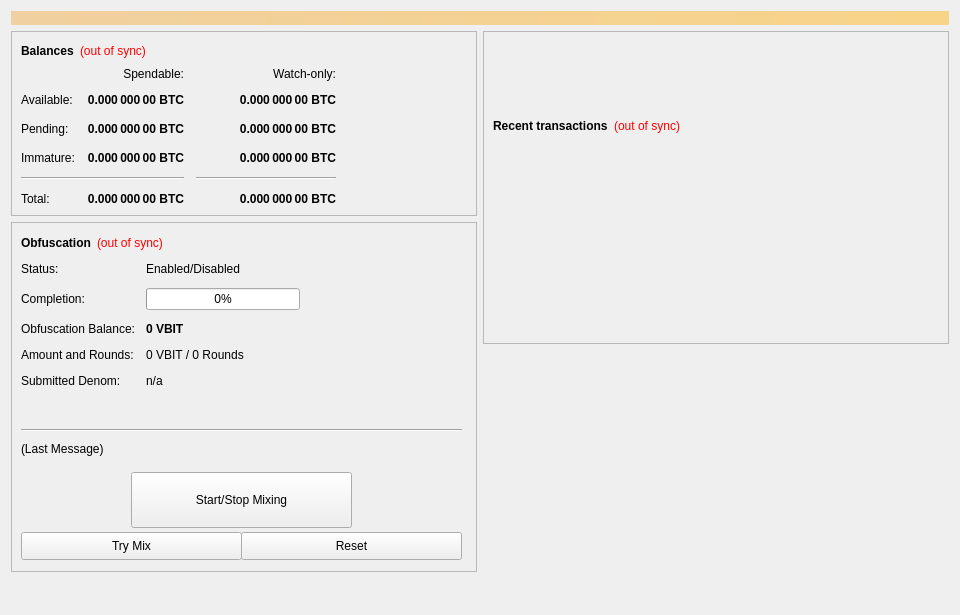
<?xml version="1.0" encoding="UTF-8"?>
<ui version="4.0">
 <class>OverviewPage</class>
 <widget class="QWidget" name="OverviewPage">
  <property name="geometry">
   <rect>
    <x>0</x>
    <y>0</y>
    <width>960</width>
    <height>615</height>
   </rect>
  </property>
  <property name="minimumSize">
   <size>
    <width>960</width>
    <height>0</height>
   </size>
  </property>
  <property name="windowTitle">
   <string>Form</string>
  </property>
  <layout class="QVBoxLayout" name="topLayout">
   <item>
    <widget class="QLabel" name="labelAlerts">
     <property name="visible">
      <bool>false</bool>
     </property>
     <property name="styleSheet">
      <string notr="true">background-color: qlineargradient(x1: 0, y1: 0, x2: 1, y2: 0, stop:0 #F0D0A0, stop:1 #F8D488); color:#000000;</string>
     </property>
     <property name="wordWrap">
      <bool>true</bool>
     </property>
     <property name="margin">
      <number>3</number>
     </property>
    </widget>
   </item>
   <item>
    <layout class="QHBoxLayout" name="horizontalLayout" stretch="1,1">
     <item>
      <layout class="QVBoxLayout" name="verticalLayout_2">
       <item>
        <widget class="QFrame" name="frame">
         <property name="frameShape">
          <enum>QFrame::StyledPanel</enum>
         </property>
         <property name="frameShadow">
          <enum>QFrame::Raised</enum>
         </property>
         <layout class="QVBoxLayout" name="verticalLayout_4">
          <item>
           <layout class="QHBoxLayout" name="horizontalLayout_4">
            <item>
             <widget class="QLabel" name="label_5">
              <property name="font">
               <font>
                <weight>75</weight>
                <bold>true</bold>
               </font>
              </property>
              <property name="text">
               <string>Balances</string>
              </property>
             </widget>
            </item>
            <item>
             <widget class="QLabel" name="labelWalletStatus">
              <property name="cursor">
               <cursorShape>WhatsThisCursor</cursorShape>
              </property>
              <property name="toolTip">
               <string>The displayed information may be out of date. Your wallet automatically synchronizes with the VBIT network after a connection is established, but this process has not completed yet.</string>
              </property>
              <property name="styleSheet">
               <string notr="true">QLabel { color: red; }</string>
              </property>
              <property name="text">
               <string notr="true">(out of sync)</string>
              </property>
              <property name="alignment">
               <set>Qt::AlignLeading|Qt::AlignLeft|Qt::AlignVCenter</set>
              </property>
             </widget>
            </item>
            <item>
             <spacer name="horizontalSpacer_3">
              <property name="orientation">
               <enum>Qt::Horizontal</enum>
              </property>
              <property name="sizeHint" stdset="0">
               <size>
                <width>40</width>
                <height>20</height>
               </size>
              </property>
             </spacer>
            </item>
           </layout>
          </item>
          <item>
           <layout class="QGridLayout" name="gridLayout">
            <property name="spacing">
             <number>12</number>
            </property>
            <item row="2" column="2">
             <widget class="QLabel" name="labelWatchPending">
              <property name="font">
               <font>
                <weight>75</weight>
                <bold>true</bold>
               </font>
              </property>
              <property name="cursor">
               <cursorShape>IBeamCursor</cursorShape>
              </property>
              <property name="toolTip">
               <string>Unconfirmed transactions to watch-only addresses</string>
              </property>
              <property name="text">
               <string notr="true">0.000 000 00 BTC</string>
              </property>
              <property name="alignment">
               <set>Qt::AlignRight|Qt::AlignTrailing|Qt::AlignVCenter</set>
              </property>
              <property name="textInteractionFlags">
               <set>Qt::LinksAccessibleByMouse|Qt::TextSelectableByKeyboard|Qt::TextSelectableByMouse</set>
              </property>
             </widget>
            </item>
            <item row="2" column="1">
             <widget class="QLabel" name="labelUnconfirmed">
              <property name="font">
               <font>
                <weight>75</weight>
                <bold>true</bold>
               </font>
              </property>
              <property name="cursor">
               <cursorShape>IBeamCursor</cursorShape>
              </property>
              <property name="toolTip">
               <string>Total of transactions that have yet to be confirmed, and do not yet count toward the spendable balance</string>
              </property>
              <property name="text">
               <string notr="true">0.000 000 00 BTC</string>
              </property>
              <property name="alignment">
               <set>Qt::AlignRight|Qt::AlignTrailing|Qt::AlignVCenter</set>
              </property>
              <property name="textInteractionFlags">
               <set>Qt::LinksAccessibleByMouse|Qt::TextSelectableByKeyboard|Qt::TextSelectableByMouse</set>
              </property>
             </widget>
            </item>
            <item row="3" column="2">
             <widget class="QLabel" name="labelWatchImmature">
              <property name="font">
               <font>
                <weight>75</weight>
                <bold>true</bold>
               </font>
              </property>
              <property name="cursor">
               <cursorShape>IBeamCursor</cursorShape>
              </property>
              <property name="toolTip">
               <string>Staked or masternode rewards in watch-only addresses that has not yet matured</string>
              </property>
              <property name="text">
               <string notr="true">0.000 000 00 BTC</string>
              </property>
              <property name="alignment">
               <set>Qt::AlignRight|Qt::AlignTrailing|Qt::AlignVCenter</set>
              </property>
              <property name="textInteractionFlags">
               <set>Qt::LinksAccessibleByMouse|Qt::TextSelectableByKeyboard|Qt::TextSelectableByMouse</set>
              </property>
             </widget>
            </item>
            <item row="4" column="0" colspan="2">
             <widget class="Line" name="lineSpendableBalance">
              <property name="orientation">
               <enum>Qt::Horizontal</enum>
              </property>
             </widget>
            </item>
            <item row="4" column="2">
             <widget class="Line" name="lineWatchBalance">
              <property name="sizePolicy">
               <sizepolicy hsizetype="Preferred" vsizetype="Fixed">
                <horstretch>0</horstretch>
                <verstretch>0</verstretch>
               </sizepolicy>
              </property>
              <property name="minimumSize">
               <size>
                <width>140</width>
                <height>0</height>
               </size>
              </property>
              <property name="orientation">
               <enum>Qt::Horizontal</enum>
              </property>
             </widget>
            </item>
            <item row="5" column="0">
             <widget class="QLabel" name="labelTotalText">
              <property name="text">
               <string>Total:</string>
              </property>
             </widget>
            </item>
            <item row="3" column="1">
             <widget class="QLabel" name="labelImmature">
              <property name="font">
               <font>
                <weight>75</weight>
                <bold>true</bold>
               </font>
              </property>
              <property name="cursor">
               <cursorShape>IBeamCursor</cursorShape>
              </property>
              <property name="toolTip">
               <string>Staked or masternode rewards that has not yet matured</string>
              </property>
              <property name="text">
               <string notr="true">0.000 000 00 BTC</string>
              </property>
              <property name="alignment">
               <set>Qt::AlignRight|Qt::AlignTrailing|Qt::AlignVCenter</set>
              </property>
              <property name="textInteractionFlags">
               <set>Qt::LinksAccessibleByMouse|Qt::TextSelectableByKeyboard|Qt::TextSelectableByMouse</set>
              </property>
             </widget>
            </item>
            <item row="2" column="3">
             <spacer name="horizontalSpacer_2">
              <property name="orientation">
               <enum>Qt::Horizontal</enum>
              </property>
              <property name="sizeHint" stdset="0">
               <size>
                <width>40</width>
                <height>20</height>
               </size>
              </property>
             </spacer>
            </item>
            <item row="3" column="0">
             <widget class="QLabel" name="labelImmatureText">
              <property name="text">
               <string>Immature:</string>
              </property>
             </widget>
            </item>
            <item row="5" column="1">
             <widget class="QLabel" name="labelTotal">
              <property name="font">
               <font>
                <weight>75</weight>
                <bold>true</bold>
               </font>
              </property>
              <property name="cursor">
               <cursorShape>IBeamCursor</cursorShape>
              </property>
              <property name="toolTip">
               <string>Your current total balance</string>
              </property>
              <property name="text">
               <string notr="true">0.000 000 00 BTC</string>
              </property>
              <property name="alignment">
               <set>Qt::AlignRight|Qt::AlignTrailing|Qt::AlignVCenter</set>
              </property>
              <property name="textInteractionFlags">
               <set>Qt::LinksAccessibleByMouse|Qt::TextSelectableByKeyboard|Qt::TextSelectableByMouse</set>
              </property>
             </widget>
            </item>
            <item row="5" column="2">
             <widget class="QLabel" name="labelWatchTotal">
              <property name="font">
               <font>
                <weight>75</weight>
                <bold>true</bold>
               </font>
              </property>
              <property name="cursor">
               <cursorShape>IBeamCursor</cursorShape>
              </property>
              <property name="toolTip">
               <string>Current total balance in watch-only addresses</string>
              </property>
              <property name="text">
               <string notr="true">0.000 000 00 BTC</string>
              </property>
              <property name="alignment">
               <set>Qt::AlignRight|Qt::AlignTrailing|Qt::AlignVCenter</set>
              </property>
              <property name="textInteractionFlags">
               <set>Qt::LinksAccessibleByMouse|Qt::TextSelectableByKeyboard|Qt::TextSelectableByMouse</set>
              </property>
             </widget>
            </item>
            <item row="0" column="2">
             <widget class="QLabel" name="labelWatchonly">
              <property name="text">
               <string>Watch-only:</string>
              </property>
              <property name="alignment">
               <set>Qt::AlignRight|Qt::AlignTrailing|Qt::AlignVCenter</set>
              </property>
             </widget>
            </item>
            <item row="1" column="0">
             <widget class="QLabel" name="labelBalanceText">
              <property name="text">
               <string>Available:</string>
              </property>
             </widget>
            </item>
            <item row="1" column="1">
             <widget class="QLabel" name="labelBalance">
              <property name="font">
               <font>
                <weight>75</weight>
                <bold>true</bold>
               </font>
              </property>
              <property name="cursor">
               <cursorShape>IBeamCursor</cursorShape>
              </property>
              <property name="toolTip">
               <string>Your current spendable balance</string>
              </property>
              <property name="text">
               <string notr="true">0.000 000 00 BTC</string>
              </property>
              <property name="alignment">
               <set>Qt::AlignRight|Qt::AlignTrailing|Qt::AlignVCenter</set>
              </property>
              <property name="textInteractionFlags">
               <set>Qt::LinksAccessibleByMouse|Qt::TextSelectableByKeyboard|Qt::TextSelectableByMouse</set>
              </property>
             </widget>
            </item>
            <item row="1" column="2">
             <widget class="QLabel" name="labelWatchAvailable">
              <property name="font">
               <font>
                <weight>75</weight>
                <bold>true</bold>
               </font>
              </property>
              <property name="cursor">
               <cursorShape>IBeamCursor</cursorShape>
              </property>
              <property name="toolTip">
               <string>Your current balance in watch-only addresses</string>
              </property>
              <property name="text">
               <string notr="true">0.000 000 00 BTC</string>
              </property>
              <property name="alignment">
               <set>Qt::AlignRight|Qt::AlignTrailing|Qt::AlignVCenter</set>
              </property>
              <property name="textInteractionFlags">
               <set>Qt::LinksAccessibleByMouse|Qt::TextSelectableByKeyboard|Qt::TextSelectableByMouse</set>
              </property>
             </widget>
            </item>
            <item row="2" column="0">
             <widget class="QLabel" name="labelPendingText">
              <property name="text">
               <string>Pending:</string>
              </property>
             </widget>
            </item>
            <item row="0" column="1">
             <widget class="QLabel" name="labelSpendable">
              <property name="text">
               <string>Spendable:</string>
              </property>
              <property name="alignment">
               <set>Qt::AlignRight|Qt::AlignTrailing|Qt::AlignVCenter</set>
              </property>
             </widget>
            </item>
           </layout>
          </item>
         </layout>
        </widget>
       </item>
       <item>
        <widget class="QFrame" name="frameObfuscation">
         <property name="minimumSize">
          <size>
           <width>0</width>
           <height>350</height>
          </size>
         </property>
         <property name="layoutDirection">
          <enum>Qt::LeftToRight</enum>
         </property>
         <property name="frameShape">
          <enum>QFrame::StyledPanel</enum>
         </property>
         <property name="frameShadow">
          <enum>QFrame::Raised</enum>
         </property>
         <widget class="QWidget" name="formLayoutWidget">
          <property name="geometry">
           <rect>
            <x>10</x>
            <y>40</y>
            <width>451</width>
            <height>161</height>
           </rect>
          </property>
          <layout class="QFormLayout" name="formLayout">
           <property name="fieldGrowthPolicy">
            <enum>QFormLayout::AllNonFixedFieldsGrow</enum>
           </property>
           <property name="horizontalSpacing">
            <number>11</number>
           </property>
           <property name="verticalSpacing">
            <number>12</number>
           </property>
           <item row="0" column="0">
            <widget class="QLabel" name="label_6">
             <property name="text">
              <string>Status:</string>
             </property>
            </widget>
           </item>
           <item row="1" column="0">
            <widget class="QLabel" name="label_7">
             <property name="text">
              <string>Completion:</string>
             </property>
            </widget>
           </item>
           <item row="1" column="1">
            <widget class="QProgressBar" name="obfuscationProgress">
             <property name="maximumSize">
              <size>
               <width>154</width>
               <height>16777215</height>
              </size>
             </property>
             <property name="value">
              <number>0</number>
             </property>
            </widget>
           </item>
           <item row="2" column="0">
            <widget class="QLabel" name="labelAnonymizedText">
             <property name="text">
              <string>Obfuscation Balance:</string>
             </property>
            </widget>
           </item>
           <item row="2" column="1">
            <widget class="QLabel" name="labelAnonymized">
             <property name="font">
              <font>
               <weight>75</weight>
               <bold>true</bold>
              </font>
             </property>
             <property name="text">
              <string notr="true">0 VBIT</string>
             </property>
            </widget>
           </item>
           <item row="3" column="0">
            <widget class="QLabel" name="label_8">
             <property name="text">
              <string>Amount and Rounds:</string>
             </property>
            </widget>
           </item>
           <item row="3" column="1">
            <widget class="QLabel" name="labelAmountRounds">
             <property name="text">
              <string>0 VBIT / 0 Rounds</string>
             </property>
            </widget>
           </item>
           <item row="4" column="0">
            <widget class="QLabel" name="label_9">
             <property name="text">
              <string>Submitted Denom:</string>
             </property>
            </widget>
           </item>
           <item row="4" column="1">
            <widget class="QLabel" name="labelSubmittedDenom">
             <property name="toolTip">
              <string>The denominations you submitted to the Masternode.&lt;br&gt;To mix, other users must submit the exact same denominations.</string>
             </property>
             <property name="text">
              <string>n/a</string>
             </property>
            </widget>
           </item>
           <item row="0" column="1">
            <widget class="QLabel" name="obfuscationEnabled">
             <property name="text">
              <string>Enabled/Disabled</string>
             </property>
            </widget>
           </item>
          </layout>
         </widget>
         <widget class="QPushButton" name="runAutoDenom">
          <property name="geometry">
           <rect>
            <x>251</x>
            <y>17</y>
            <width>1</width>
            <height>1</height>
           </rect>
          </property>
          <property name="palette">
           <palette>
            <active>
             <colorrole role="WindowText">
              <brush brushstyle="SolidPattern">
               <color alpha="255">
                <red>0</red>
                <green>0</green>
                <blue>0</blue>
               </color>
              </brush>
             </colorrole>
             <colorrole role="Button">
              <brush brushstyle="SolidPattern">
               <color alpha="255">
                <red>239</red>
                <green>238</green>
                <blue>238</blue>
               </color>
              </brush>
             </colorrole>
             <colorrole role="Light">
              <brush brushstyle="SolidPattern">
               <color alpha="255">
                <red>255</red>
                <green>255</green>
                <blue>255</blue>
               </color>
              </brush>
             </colorrole>
             <colorrole role="Midlight">
              <brush brushstyle="SolidPattern">
               <color alpha="255">
                <red>247</red>
                <green>246</green>
                <blue>246</blue>
               </color>
              </brush>
             </colorrole>
             <colorrole role="Dark">
              <brush brushstyle="SolidPattern">
               <color alpha="255">
                <red>119</red>
                <green>119</green>
                <blue>119</blue>
               </color>
              </brush>
             </colorrole>
             <colorrole role="Mid">
              <brush brushstyle="SolidPattern">
               <color alpha="255">
                <red>159</red>
                <green>159</green>
                <blue>159</blue>
               </color>
              </brush>
             </colorrole>
             <colorrole role="Text">
              <brush brushstyle="SolidPattern">
               <color alpha="255">
                <red>0</red>
                <green>0</green>
                <blue>0</blue>
               </color>
              </brush>
             </colorrole>
             <colorrole role="BrightText">
              <brush brushstyle="SolidPattern">
               <color alpha="255">
                <red>255</red>
                <green>255</green>
                <blue>255</blue>
               </color>
              </brush>
             </colorrole>
             <colorrole role="ButtonText">
              <brush brushstyle="SolidPattern">
               <color alpha="255">
                <red>0</red>
                <green>0</green>
                <blue>0</blue>
               </color>
              </brush>
             </colorrole>
             <colorrole role="Base">
              <brush brushstyle="SolidPattern">
               <color alpha="255">
                <red>255</red>
                <green>255</green>
                <blue>255</blue>
               </color>
              </brush>
             </colorrole>
             <colorrole role="Window">
              <brush brushstyle="SolidPattern">
               <color alpha="255">
                <red>239</red>
                <green>238</green>
                <blue>238</blue>
               </color>
              </brush>
             </colorrole>
             <colorrole role="Shadow">
              <brush brushstyle="SolidPattern">
               <color alpha="255">
                <red>0</red>
                <green>0</green>
                <blue>0</blue>
               </color>
              </brush>
             </colorrole>
             <colorrole role="AlternateBase">
              <brush brushstyle="SolidPattern">
               <color alpha="255">
                <red>247</red>
                <green>246</green>
                <blue>246</blue>
               </color>
              </brush>
             </colorrole>
             <colorrole role="ToolTipBase">
              <brush brushstyle="SolidPattern">
               <color alpha="255">
                <red>255</red>
                <green>255</green>
                <blue>220</blue>
               </color>
              </brush>
             </colorrole>
             <colorrole role="ToolTipText">
              <brush brushstyle="SolidPattern">
               <color alpha="255">
                <red>0</red>
                <green>0</green>
                <blue>0</blue>
               </color>
              </brush>
             </colorrole>
            </active>
            <inactive>
             <colorrole role="WindowText">
              <brush brushstyle="SolidPattern">
               <color alpha="255">
                <red>0</red>
                <green>0</green>
                <blue>0</blue>
               </color>
              </brush>
             </colorrole>
             <colorrole role="Button">
              <brush brushstyle="SolidPattern">
               <color alpha="255">
                <red>239</red>
                <green>238</green>
                <blue>238</blue>
               </color>
              </brush>
             </colorrole>
             <colorrole role="Light">
              <brush brushstyle="SolidPattern">
               <color alpha="255">
                <red>255</red>
                <green>255</green>
                <blue>255</blue>
               </color>
              </brush>
             </colorrole>
             <colorrole role="Midlight">
              <brush brushstyle="SolidPattern">
               <color alpha="255">
                <red>247</red>
                <green>246</green>
                <blue>246</blue>
               </color>
              </brush>
             </colorrole>
             <colorrole role="Dark">
              <brush brushstyle="SolidPattern">
               <color alpha="255">
                <red>119</red>
                <green>119</green>
                <blue>119</blue>
               </color>
              </brush>
             </colorrole>
             <colorrole role="Mid">
              <brush brushstyle="SolidPattern">
               <color alpha="255">
                <red>159</red>
                <green>159</green>
                <blue>159</blue>
               </color>
              </brush>
             </colorrole>
             <colorrole role="Text">
              <brush brushstyle="SolidPattern">
               <color alpha="255">
                <red>0</red>
                <green>0</green>
                <blue>0</blue>
               </color>
              </brush>
             </colorrole>
             <colorrole role="BrightText">
              <brush brushstyle="SolidPattern">
               <color alpha="255">
                <red>255</red>
                <green>255</green>
                <blue>255</blue>
               </color>
              </brush>
             </colorrole>
             <colorrole role="ButtonText">
              <brush brushstyle="SolidPattern">
               <color alpha="255">
                <red>0</red>
                <green>0</green>
                <blue>0</blue>
               </color>
              </brush>
             </colorrole>
             <colorrole role="Base">
              <brush brushstyle="SolidPattern">
               <color alpha="255">
                <red>255</red>
                <green>255</green>
                <blue>255</blue>
               </color>
              </brush>
             </colorrole>
             <colorrole role="Window">
              <brush brushstyle="SolidPattern">
               <color alpha="255">
                <red>239</red>
                <green>238</green>
                <blue>238</blue>
               </color>
              </brush>
             </colorrole>
             <colorrole role="Shadow">
              <brush brushstyle="SolidPattern">
               <color alpha="255">
                <red>0</red>
                <green>0</green>
                <blue>0</blue>
               </color>
              </brush>
             </colorrole>
             <colorrole role="AlternateBase">
              <brush brushstyle="SolidPattern">
               <color alpha="255">
                <red>247</red>
                <green>246</green>
                <blue>246</blue>
               </color>
              </brush>
             </colorrole>
             <colorrole role="ToolTipBase">
              <brush brushstyle="SolidPattern">
               <color alpha="255">
                <red>255</red>
                <green>255</green>
                <blue>220</blue>
               </color>
              </brush>
             </colorrole>
             <colorrole role="ToolTipText">
              <brush brushstyle="SolidPattern">
               <color alpha="255">
                <red>0</red>
                <green>0</green>
                <blue>0</blue>
               </color>
              </brush>
             </colorrole>
            </inactive>
            <disabled>
             <colorrole role="WindowText">
              <brush brushstyle="SolidPattern">
               <color alpha="255">
                <red>119</red>
                <green>119</green>
                <blue>119</blue>
               </color>
              </brush>
             </colorrole>
             <colorrole role="Button">
              <brush brushstyle="SolidPattern">
               <color alpha="255">
                <red>239</red>
                <green>238</green>
                <blue>238</blue>
               </color>
              </brush>
             </colorrole>
             <colorrole role="Light">
              <brush brushstyle="SolidPattern">
               <color alpha="255">
                <red>255</red>
                <green>255</green>
                <blue>255</blue>
               </color>
              </brush>
             </colorrole>
             <colorrole role="Midlight">
              <brush brushstyle="SolidPattern">
               <color alpha="255">
                <red>247</red>
                <green>246</green>
                <blue>246</blue>
               </color>
              </brush>
             </colorrole>
             <colorrole role="Dark">
              <brush brushstyle="SolidPattern">
               <color alpha="255">
                <red>119</red>
                <green>119</green>
                <blue>119</blue>
               </color>
              </brush>
             </colorrole>
             <colorrole role="Mid">
              <brush brushstyle="SolidPattern">
               <color alpha="255">
                <red>159</red>
                <green>159</green>
                <blue>159</blue>
               </color>
              </brush>
             </colorrole>
             <colorrole role="Text">
              <brush brushstyle="SolidPattern">
               <color alpha="255">
                <red>119</red>
                <green>119</green>
                <blue>119</blue>
               </color>
              </brush>
             </colorrole>
             <colorrole role="BrightText">
              <brush brushstyle="SolidPattern">
               <color alpha="255">
                <red>255</red>
                <green>255</green>
                <blue>255</blue>
               </color>
              </brush>
             </colorrole>
             <colorrole role="ButtonText">
              <brush brushstyle="SolidPattern">
               <color alpha="255">
                <red>119</red>
                <green>119</green>
                <blue>119</blue>
               </color>
              </brush>
             </colorrole>
             <colorrole role="Base">
              <brush brushstyle="SolidPattern">
               <color alpha="255">
                <red>239</red>
                <green>238</green>
                <blue>238</blue>
               </color>
              </brush>
             </colorrole>
             <colorrole role="Window">
              <brush brushstyle="SolidPattern">
               <color alpha="255">
                <red>239</red>
                <green>238</green>
                <blue>238</blue>
               </color>
              </brush>
             </colorrole>
             <colorrole role="Shadow">
              <brush brushstyle="SolidPattern">
               <color alpha="255">
                <red>0</red>
                <green>0</green>
                <blue>0</blue>
               </color>
              </brush>
             </colorrole>
             <colorrole role="AlternateBase">
              <brush brushstyle="SolidPattern">
               <color alpha="255">
                <red>239</red>
                <green>238</green>
                <blue>238</blue>
               </color>
              </brush>
             </colorrole>
             <colorrole role="ToolTipBase">
              <brush brushstyle="SolidPattern">
               <color alpha="255">
                <red>255</red>
                <green>255</green>
                <blue>220</blue>
               </color>
              </brush>
             </colorrole>
             <colorrole role="ToolTipText">
              <brush brushstyle="SolidPattern">
               <color alpha="255">
                <red>0</red>
                <green>0</green>
                <blue>0</blue>
               </color>
              </brush>
             </colorrole>
            </disabled>
           </palette>
          </property>
          <property name="focusPolicy">
           <enum>Qt::NoFocus</enum>
          </property>
          <property name="autoFillBackground">
           <bool>true</bool>
          </property>
          <property name="text">
           <string/>
          </property>
          <property name="flat">
           <bool>true</bool>
          </property>
         </widget>
         <widget class="QPushButton" name="toggleObfuscation">
          <property name="geometry">
           <rect>
            <x>120</x>
            <y>250</y>
            <width>221</width>
            <height>56</height>
           </rect>
          </property>
          <property name="sizePolicy">
           <sizepolicy hsizetype="MinimumExpanding" vsizetype="Fixed">
            <horstretch>0</horstretch>
            <verstretch>0</verstretch>
           </sizepolicy>
          </property>
          <property name="text">
           <string>Start/Stop Mixing</string>
          </property>
         </widget>
         <widget class="Line" name="lineLastMessage">
          <property name="geometry">
           <rect>
            <x>10</x>
            <y>200</y>
            <width>441</width>
            <height>16</height>
           </rect>
          </property>
          <property name="orientation">
           <enum>Qt::Horizontal</enum>
          </property>
         </widget>
         <widget class="QLabel" name="obfuscationStatus">
          <property name="geometry">
           <rect>
            <x>10</x>
            <y>220</y>
            <width>451</width>
            <height>61</height>
           </rect>
          </property>
          <property name="minimumSize">
           <size>
            <width>288</width>
            <height>43</height>
           </size>
          </property>
          <property name="text">
           <string>(Last Message)</string>
          </property>
          <property name="alignment">
           <set>Qt::AlignLeading|Qt::AlignLeft|Qt::AlignTop</set>
          </property>
          <property name="wordWrap">
           <bool>true</bool>
          </property>
         </widget>
         <widget class="QPushButton" name="obfuscationAuto">
          <property name="geometry">
           <rect>
            <x>10</x>
            <y>310</y>
            <width>221</width>
            <height>28</height>
           </rect>
          </property>
          <property name="sizePolicy">
           <sizepolicy hsizetype="MinimumExpanding" vsizetype="Fixed">
            <horstretch>0</horstretch>
            <verstretch>0</verstretch>
           </sizepolicy>
          </property>
          <property name="toolTip">
           <string>Try to manually submit a Obfuscation request.</string>
          </property>
          <property name="text">
           <string>Try Mix</string>
          </property>
         </widget>
         <widget class="QPushButton" name="obfuscationReset">
          <property name="geometry">
           <rect>
            <x>230</x>
            <y>310</y>
            <width>221</width>
            <height>28</height>
           </rect>
          </property>
          <property name="sizePolicy">
           <sizepolicy hsizetype="MinimumExpanding" vsizetype="Fixed">
            <horstretch>0</horstretch>
            <verstretch>0</verstretch>
           </sizepolicy>
          </property>
          <property name="toolTip">
           <string>Reset the current status of Obfuscation (can interrupt Obfuscation if it's in the process of Mixing, which can cost you money!)</string>
          </property>
          <property name="autoFillBackground">
           <bool>false</bool>
          </property>
          <property name="text">
           <string>Reset</string>
          </property>
         </widget>
         <widget class="QWidget" name="layoutWidget">
          <property name="geometry">
           <rect>
            <x>10</x>
            <y>10</y>
            <width>431</width>
            <height>22</height>
           </rect>
          </property>
          <layout class="QHBoxLayout" name="horizontalLayout_5">
           <item>
            <widget class="QLabel" name="label_2">
             <property name="font">
              <font>
               <weight>75</weight>
               <bold>true</bold>
              </font>
             </property>
             <property name="text">
              <string>Obfuscation</string>
             </property>
            </widget>
           </item>
           <item>
            <widget class="QLabel" name="labelObfuscationSyncStatus">
             <property name="toolTip">
              <string>The displayed information may be out of date. Your wallet automatically synchronizes with the VBIT network after a connection is established, but this process has not completed yet.</string>
             </property>
             <property name="styleSheet">
              <string notr="true">QLabel { color: red; }</string>
             </property>
             <property name="text">
              <string notr="true">(out of sync)</string>
             </property>
             <property name="alignment">
              <set>Qt::AlignLeading|Qt::AlignLeft|Qt::AlignVCenter</set>
             </property>
            </widget>
           </item>
           <item>
            <spacer name="horizontalSpacer_4">
             <property name="orientation">
              <enum>Qt::Horizontal</enum>
             </property>
             <property name="sizeHint" stdset="0">
              <size>
               <width>40</width>
               <height>20</height>
              </size>
             </property>
            </spacer>
           </item>
          </layout>
         </widget>
        </widget>
       </item>
       <item>
        <spacer name="verticalSpacer">
         <property name="orientation">
          <enum>Qt::Vertical</enum>
         </property>
         <property name="sizeHint" stdset="0">
          <size>
           <width>20</width>
           <height>40</height>
          </size>
         </property>
        </spacer>
       </item>
      </layout>
     </item>
     <item>
      <layout class="QVBoxLayout" name="verticalLayout_3">
       <item>
        <widget class="QFrame" name="frame_2">
         <property name="frameShape">
          <enum>QFrame::StyledPanel</enum>
         </property>
         <property name="frameShadow">
          <enum>QFrame::Raised</enum>
         </property>
         <layout class="QVBoxLayout" name="verticalLayout">
          <item>
           <spacer name="verticalSpacer_3">
            <property name="orientation">
             <enum>Qt::Vertical</enum>
            </property>
            <property name="sizeType">
             <enum>QSizePolicy::Fixed</enum>
            </property>
            <property name="sizeHint" stdset="0">
             <size>
              <width>20</width>
              <height>75</height>
             </size>
            </property>
           </spacer>
          </item>
          <item>
           <layout class="QHBoxLayout" name="horizontalLayout_2">
            <item>
             <widget class="QLabel" name="label_4">
              <property name="font">
               <font>
                <weight>75</weight>
                <bold>true</bold>
               </font>
              </property>
              <property name="text">
               <string>Recent transactions</string>
              </property>
             </widget>
            </item>
            <item>
             <widget class="QLabel" name="labelTransactionsStatus">
              <property name="cursor">
               <cursorShape>WhatsThisCursor</cursorShape>
              </property>
              <property name="toolTip">
               <string>The displayed information may be out of date. Your wallet automatically synchronizes with the VBIT network after a connection is established, but this process has not completed yet.</string>
              </property>
              <property name="styleSheet">
               <string notr="true">QLabel { color: red; }</string>
              </property>
              <property name="text">
               <string notr="true">(out of sync)</string>
              </property>
              <property name="alignment">
               <set>Qt::AlignRight|Qt::AlignTrailing|Qt::AlignVCenter</set>
              </property>
             </widget>
            </item>
            <item>
             <spacer name="horizontalSpacer">
              <property name="orientation">
               <enum>Qt::Horizontal</enum>
              </property>
              <property name="sizeHint" stdset="0">
               <size>
                <width>40</width>
                <height>20</height>
               </size>
              </property>
             </spacer>
            </item>
           </layout>
          </item>
          <item>
           <widget class="QListView" name="listTransactions">
            <property name="styleSheet">
             <string notr="true">QListView { background: transparent; }</string>
            </property>
            <property name="frameShape">
             <enum>QFrame::NoFrame</enum>
            </property>
            <property name="verticalScrollBarPolicy">
             <enum>Qt::ScrollBarAlwaysOff</enum>
            </property>
            <property name="horizontalScrollBarPolicy">
             <enum>Qt::ScrollBarAlwaysOff</enum>
            </property>
            <property name="selectionMode">
             <enum>QAbstractItemView::NoSelection</enum>
            </property>
           </widget>
          </item>
         </layout>
        </widget>
       </item>
       <item>
        <spacer name="verticalSpacer_2">
         <property name="orientation">
          <enum>Qt::Vertical</enum>
         </property>
         <property name="sizeType">
          <enum>QSizePolicy::Expanding</enum>
         </property>
         <property name="sizeHint" stdset="0">
          <size>
           <width>20</width>
           <height>40</height>
          </size>
         </property>
        </spacer>
       </item>
      </layout>
     </item>
    </layout>
   </item>
  </layout>
 </widget>
 <resources/>
 <connections/>
</ui>
